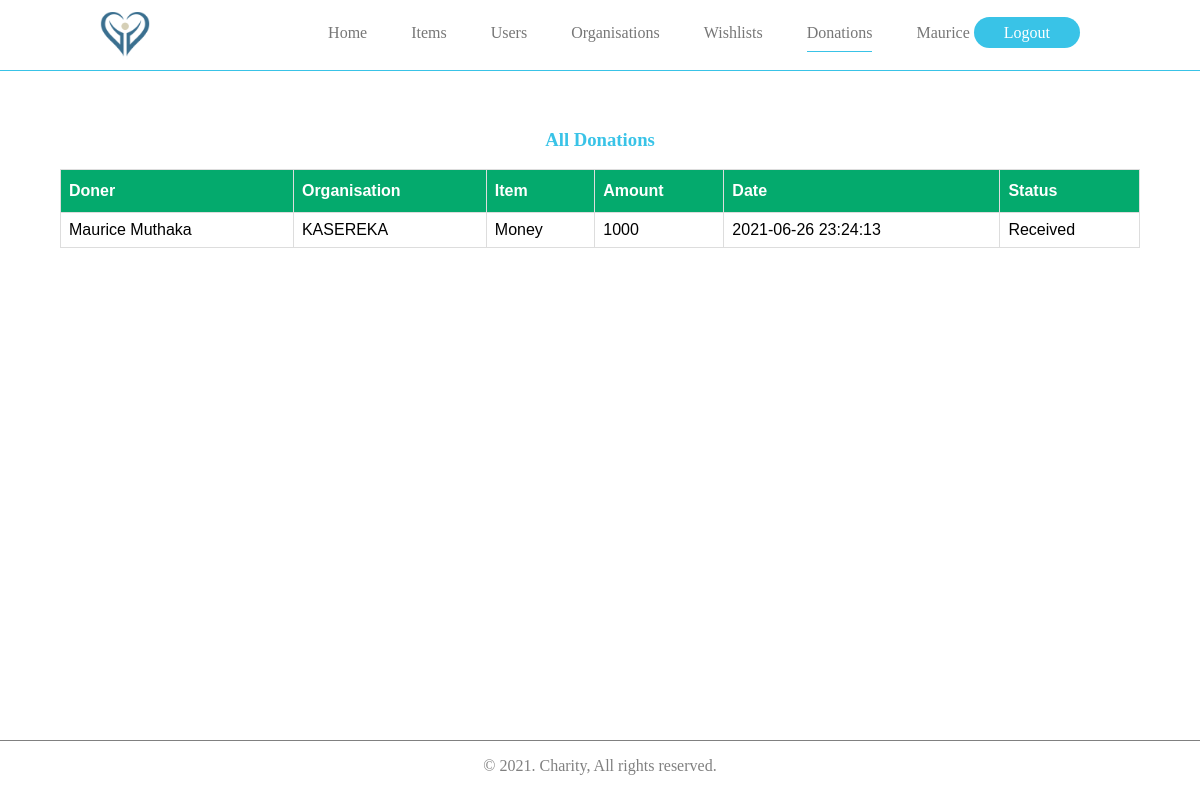
The page /donations.php (signed in) on the database its author committed.
### tables this page shows
CREATE TABLE `users` (
  `id` int(11) NOT NULL,
  `full_name` varchar(255) NOT NULL,
  `email` varchar(255) DEFAULT NULL,
  `phone_number` varchar(255) NOT NULL,
  `password` text DEFAULT NULL,
  `is_admin` int(1) DEFAULT NULL,
  `joined_date` timestamp NULL DEFAULT current_timestamp()
);

CREATE TABLE `donations` (
  `id` int(11) NOT NULL,
  `user_id` int(11) DEFAULT NULL,
  `organisation_id` int(11) DEFAULT NULL,
  `item_id` int(11) DEFAULT NULL,
  `quantity` int(11) DEFAULT NULL,
  `is_received` int(11) DEFAULT NULL,
  `created_at` timestamp NULL DEFAULT current_timestamp()
);

CREATE TABLE `organisations` (
  `id` int(11) NOT NULL,
  `name` varchar(255) DEFAULT NULL,
  `email` varchar(255) DEFAULT NULL,
  `phone_number` varchar(255) NOT NULL,
  `logo` text DEFAULT NULL,
  `description` text NOT NULL,
  `evidence` text NOT NULL,
  `paybill_no` int(11) NOT NULL,
  `account_no` varchar(255) NOT NULL,
  `password` text DEFAULT NULL,
  `is_active` int(11) DEFAULT NULL,
  `joined_date` timestamp NULL DEFAULT current_timestamp()
);

CREATE TABLE `items` (
  `id` int(11) NOT NULL,
  `item_name` varchar(255) NOT NULL,
  `description` text NOT NULL,
  `created_at` timestamp NULL DEFAULT current_timestamp()
);

### donations.php (the view, shortened to what this page needs)
<?php
require_once('db.php');
if(isset($_SESSION['auth'])){
    $user = $_SESSION['auth'];
    $req = $db->prepare("SELECT * FROM users WHERE id = ?");
    $req->execute(array($user['id']));
    $current = $req->fetch();
    if ($current['is_admin']) {
        $list = $db->prepare("SELECT users.full_name, organisations.name, items.item_name, quantity, donations.id, donations.is_received, donations.created_at FROM donations JOIN users ON donations.user_id = users.id JOIN organisations ON donations.organisation_id = organisations.id JOIN items ON donations.item_id = items.id");
        $list->execute();
?>
<!DOCTYPE html>
<html lang="en">
<head>
    <link rel="stylesheet" href="styles/style.css">
</head>
<body>
    <header>
        <div class="logo">
            <img src="images/logo.png" width="50" alt="">
        </div>
        <div class="menu">
            <ul>
                <li><a href="dashboard.php">Home</a></li>
                <li><a href="items.php">Items</a></li>
                <li><a href="users.php">Users</a></li>
                <li><a href="organisations.php">Organisations</a></li>
                <li><a href="wishlists.php">Wishlists</a></li>
                <li class="active"><a href="donations.php">Donations</a></li>
                <li><?= $current['full_name'] ?> <a class="login" href="logout.php">Logout</a></li>
            </ul>
        </div>
    </header>
    <section class="homeSection">
        <div class="box2">
            <h3 class="login-title">All Donations</h3>
            <table id="items">
              <thead>
                <tr>
                  <th>Doner</th>
                  <th>Organisation</th>
                  <th>Item</th>
                  <th>Amount</th>
                  <th>Date</th>
                  <th>Status</th>
                </tr>
              </thead>
              <tbody>
                  <?php
                  if($list->rowCount() > 0) {
                  while($donnation = $list->fetch()) {
                  ?>
                <tr>
                  <td><?= $donnation['full_name'] ?></td>
                  <td><?= $donnation['name'] ?></td>
                  <td><?= $donnation['item_name'] ?></td>
                  <td><?= $donnation['quantity'] ?></td>
                  <td><?= $donnation['created_at'] ?></td>
                  <td>
                    <?php
                    if ($donnation['is_received']) { ?>
                        <span>Received</span>
                    <?php } else { ?>
                        <span>Not yet received</span>
                    <?php } ?>
                  </td>
                </tr>
                <?php } } else { ?>
                <tr>
                    No item found!
                </tr>
                <?php } ?>
              </tbody>
            </table>
        </div>
    </section>
    <footer>
        <p>&copy 2021. Charity, All rights reserved.</p>
    </footer>
</body>
</html>
<?php
    }
    else {
    header("Location: home.php");
    }
}
else {
    header("Location: login.php");
}
?>

### styles/style.css (style rules this page uses)
body { margin: 0px; padding: 0px; }
header { background: white; position: absolute; top:0px; left: 0px; right: 0px; padding: 8px 100px; border-bottom: 1px solid #39C3E7; }
.logo { width: 50px !important; float: left; }
ul { list-style: none; text-align: right; }
li { display: inline; margin: 1px 20px; color: #777; }
li>a { color: #777; text-decoration: none; }
.active { color: #39C3E7 !important; padding-bottom: 10px; border-bottom: 1px solid #39C3E7; }
.login { color: white; background: #39C3E7; border-radius: 50px; padding: 7px 30px; }
h3 { color: #39C3E7; }
footer { border-top: 1px solid grey; text-align: center; width: 100%; float: left; }
footer,p { color: grey; }
.homeSection { width: 100%; min-height: 80vh !important; margin-top: 100px; display: flex; flex-direction: column; align-items: center; }
.box2 { width: 90%; height: auto; display: flex; flex-direction: column; padding: 10px; }
.login-title { text-align: center; color: #39C3E7; }
table { width: 100%; }
#items { font-family: Arial, Helvetica, sans-serif; border-collapse: collapse; width: 100%; }
#items td, #items th { border: 1px solid #ddd; padding: 8px; }
#items th { padding-top: 12px; padding-bottom: 12px; text-align: left; background-color: #04AA6D; color: white; }

### rows shown on the page
users: full_name "Maurice"
donations: user.full_name "Maurice Muthaka", organisation.name "KASEREKA", item.item_name "Money", quantity "1000", created_at "2021-06-26 23:24:13", is_received "Received"
